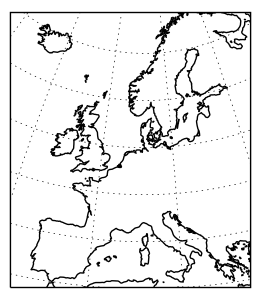

Python code for this plot:
import matplotlib.pyplot as plt
import cartopy.crs as ccrs

plt.figure(figsize=(2.6153846153846154, 3))
ax = plt.axes(projection=ccrs.EuroPP())
ax.coastlines(resolution='50m')
ax.gridlines()
